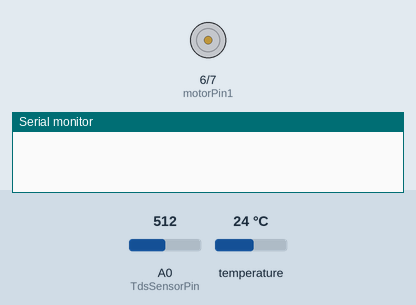
Simulated run of this sketch. Board: Arduino Uno, built with avr-gcc and run on an emulated ATmega328P. On the bench: motor-driver pin pairs drawn as motors (green arrow = first pin HIGH = forward, orange = second pin HIGH = backward, longer = more drive), the last lines printed to the serial monitor. The test bench sets the inputs (shaded band); at power-on: temperature 24 °C, A0 (TdsSensorPin) = 512.

Above: at 2.3 s.
2.4 s: temperature set to 29.5 °C
4.3 s: temperature set to 30.7 °C
At 6.1 s:
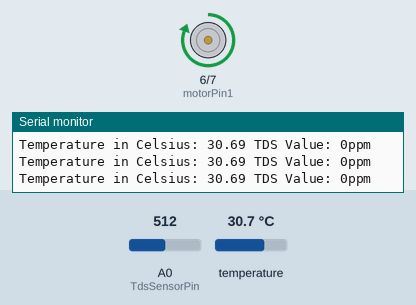
6.4 s: temperature set to 12 °C
At 7.3 s:
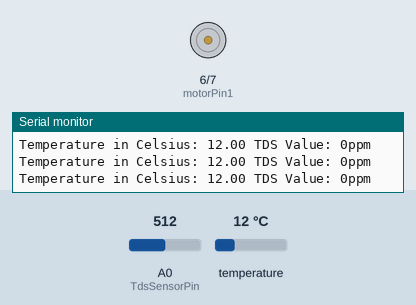
8.2 s: temperature set to 33 °C
At 9.6 s:
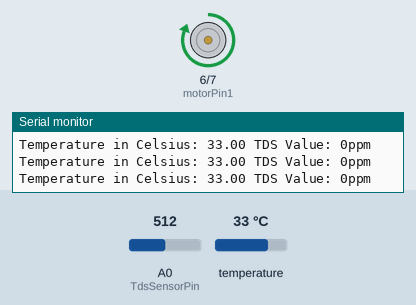
Timing chart, 0 to 10.9 s (numbered marks = the images above; inputs shaded):
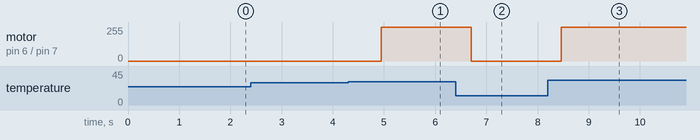

The sketch:

temperature.ino
```cpp
#include <OneWire.h>
#include <DallasTemperature.h>

#define TdsSensorPin A0
#define VREF 5.0              // analog reference voltage(Volt) of the ADC
#define SCOUNT  30            // sum of sample point
#define ONE_WIRE_BUS 4
#define motorPin1 6
#define motorPin2 7

OneWire oneWire(ONE_WIRE_BUS);
DallasTemperature tempSensor(&oneWire);

int analogBuffer[SCOUNT];     // store the analog value in the array, read from ADC
int analogBufferTemp[SCOUNT];
int analogBufferIndex = 0;
int copyIndex = 0;

float averageVoltage = 0;
float tdsValue = 0;
float temperature;       // current temperature for compensation

void setup(void) {
  // Start serial communication for debugging purposes
  Serial.begin(115200);
  // Start up the library
  tempSensor.begin();
  pinMode(TdsSensorPin,INPUT);
  pinMode(motorPin1, OUTPUT);
  pinMode(motorPin2, OUTPUT);
}

void loop() {

  tempSensor.requestTemperatures();
  temperature = tempSensor.getTempCByIndex(0);

  static unsigned long analogSampleTimepoint = millis();
  if(millis()-analogSampleTimepoint > 40U){     //every 40 milliseconds,read the analog value from the ADC
    analogSampleTimepoint = millis();
    analogBuffer[analogBufferIndex] = analogRead(TdsSensorPin);    //read the analog value and store into the buffer
    analogBufferIndex++;
    if(analogBufferIndex == SCOUNT){
      analogBufferIndex = 0;
    }
  }

  static unsigned long printTimepoint = millis();
  if(millis()-printTimepoint > 800U){
    printTimepoint = millis();
    for(copyIndex=0; copyIndex<SCOUNT; copyIndex++){
      analogBufferTemp[copyIndex] = analogBuffer[copyIndex];

      // read the analog value more stable by the median filtering algorithm, and convert to voltage value
      averageVoltage = getMedianNum(analogBufferTemp,SCOUNT) * (float)VREF / 1024.0;

      //temperature compensation formula: fFinalResult(25^C) = fFinalResult(current)/(1.0+0.02*(fTP-25.0));
      float compensationCoefficient = 1.0+0.02*(temperature-25.0);
      //temperature compensation
      float compensationVoltage = averageVoltage/compensationCoefficient;

      //convert voltage value to tds value
      tdsValue=(133.42*compensationVoltage*compensationVoltage*compensationVoltage - 255.86*compensationVoltage*compensationVoltage + 857.39*compensationVoltage)*0.5;

      //Serial.print("voltage:");
      //Serial.print(averageVoltage,2);
      //Serial.print("V   ");

      if (temperature <= 30.0) {
        digitalWrite(motorPin1,LOW);
        digitalWrite(motorPin2,LOW);
      } else {
        digitalWrite(motorPin1,HIGH);
        digitalWrite(motorPin2,LOW);
      }

      Serial.print("Temperature in Celsius: ");
      Serial.print(temperature);
      Serial.print(" ");

      Serial.print("TDS Value: ");
      Serial.print(tdsValue,0);
      Serial.println("ppm");
    }
  }
}

// median filtering algorithm
int getMedianNum(int bArray[], int iFilterLen){
  int bTab[iFilterLen];
  for (byte i = 0; i<iFilterLen; i++)
  bTab[i] = bArray[i];
  int i, j, bTemp;
  for (j = 0; j < iFilterLen - 1; j++) {
    for (i = 0; i < iFilterLen - j - 1; i++) {
      if (bTab[i] > bTab[i + 1]) {
        bTemp = bTab[i];
        bTab[i] = bTab[i + 1];
        bTab[i + 1] = bTemp;
      }
    }
  }
  if ((iFilterLen & 1) > 0){
    bTemp = bTab[(iFilterLen - 1) / 2];
  }
  else {
    bTemp = (bTab[iFilterLen / 2] + bTab[iFilterLen / 2 - 1]) / 2;
  }
  return bTemp;
}

// void setup(){
//   Serial.begin(115200);
//   pinMode(TdsSensorPin,INPUT);
// }

// #include <OneWire.h>
// #include <DallasTemperature.h>

// // Data wire is conntec to the Arduino digital pin 4
// #define ONE_WIRE_BUS 4

// // Setup a oneWire instance to communicate with any OneWire devices
// OneWire oneWire(ONE_WIRE_BUS);

// // Pass our oneWire reference to Dallas Temperature sensor
// DallasTemperature sensors(&oneWire);

// void setup(void)
// {
//   // Start serial communication for debugging purposes
//   Serial.begin(9600);
//   // Start up the library
//   sensors.begin();
// }

// void loop(void){
//   // Call sensors.requestTemperatures() to issue a global temperature and Requests to all devices on the bus
//   sensors.requestTemperatures();

//   float temperature = sensors.getTempCByIndex(0);

//   Serial.print("Celsius temperature: ");
//   // Why "byIndex"? You can have more than one IC on the same bus. 0 refers to the first IC on the wire
//   Serial.print(temperature);
//   delay(1000);
// }

// Original source code: https://wiki.keyestudio.com/KS0429_keyestudio_TDS_Meter_V1.0#Test_Code
// Project details: https://RandomNerdTutorials.com/arduino-tds-water-quality-sensor/

// #define TdsSensorPin A0
// #define VREF 5.0              // analog reference voltage(Volt) of the ADC
// #define SCOUNT  30            // sum of sample point

// int analogBuffer[SCOUNT];     // store the analog value in the array, read from ADC
// int analogBufferTemp[SCOUNT];
// int analogBufferIndex = 0;
// int copyIndex = 0;

// float averageVoltage = 0;
// float tdsValue = 0;
// float temperature = 16;       // current temperature for compensation

// // median filtering algorithm
// int getMedianNum(int bArray[], int iFilterLen){
//   int bTab[iFilterLen];
//   for (byte i = 0; i<iFilterLen; i++)
//   bTab[i] = bArray[i];
//   int i, j, bTemp;
//   for (j = 0; j < iFilterLen - 1; j++) {
//     for (i = 0; i < iFilterLen - j - 1; i++) {
//       if (bTab[i] > bTab[i + 1]) {
//         bTemp = bTab[i];
//         bTab[i] = bTab[i + 1];
//         bTab[i + 1] = bTemp;
//       }
//     }
//   }
//   if ((iFilterLen & 1) > 0){
//     bTemp = bTab[(iFilterLen - 1) / 2];
//   }
//   else {
//     bTemp = (bTab[iFilterLen / 2] + bTab[iFilterLen / 2 - 1]) / 2;
//   }
//   return bTemp;
// }

// void setup(){
//   Serial.begin(115200);
//   pinMode(TdsSensorPin,INPUT);
// }

// void loop(){
//   static unsigned long analogSampleTimepoint = millis();
//   if(millis()-analogSampleTimepoint > 40U){     //every 40 milliseconds,read the analog value from the ADC
//     analogSampleTimepoint = millis();
//     analogBuffer[analogBufferIndex] = analogRead(TdsSensorPin);    //read the analog value and store into the buffer
//     analogBufferIndex++;
//     if(analogBufferIndex == SCOUNT){
//       analogBufferIndex = 0;
//     }
//   }

//   static unsigned long printTimepoint = millis();
//   if(millis()-printTimepoint > 800U){
//     printTimepoint = millis();
//     for(copyIndex=0; copyIndex<SCOUNT; copyIndex++){
//       analogBufferTemp[copyIndex] = analogBuffer[copyIndex];

//       // read the analog value more stable by the median filtering algorithm, and convert to voltage value
//       averageVoltage = getMedianNum(analogBufferTemp,SCOUNT) * (float)VREF / 1024.0;

//       //temperature compensation formula: fFinalResult(25^C) = fFinalResult(current)/(1.0+0.02*(fTP-25.0));
//       float compensationCoefficient = 1.0+0.02*(temperature-25.0);
//       //temperature compensation
//       float compensationVoltage=averageVoltage/compensationCoefficient;

//       //convert voltage value to tds value
//       tdsValue=(133.42*compensationVoltage*compensationVoltage*compensationVoltage - 255.86*compensationVoltage*compensationVoltage + 857.39*compensationVoltage)*0.5;

//       //Serial.print("voltage:");
//       //Serial.print(averageVoltage,2);
//       //Serial.print("V   ");
//       Serial.print("TDS Value:");
//       Serial.print(tdsValue,0);
//       Serial.println("ppm");
//     }
//   }
// }
```

Measured:
- the behaviour switches between 30 and 30.1 °C on temperature (found by bisection; images 0 and 1)
- after the input at 4.3 s, motor on pin 6 (motorPin1) / pin 7 (motorPin2): stopped → forward 255/255 after 0.65 s
- after the input at 6.4 s, motor on pin 6 (motorPin1) / pin 7 (motorPin2): forward 255/255 → stopped after 0.31 s
- after the input at 8.2 s, motor on pin 6 (motorPin1) / pin 7 (motorPin2): stopped → forward 255/255 after 0.27 s
